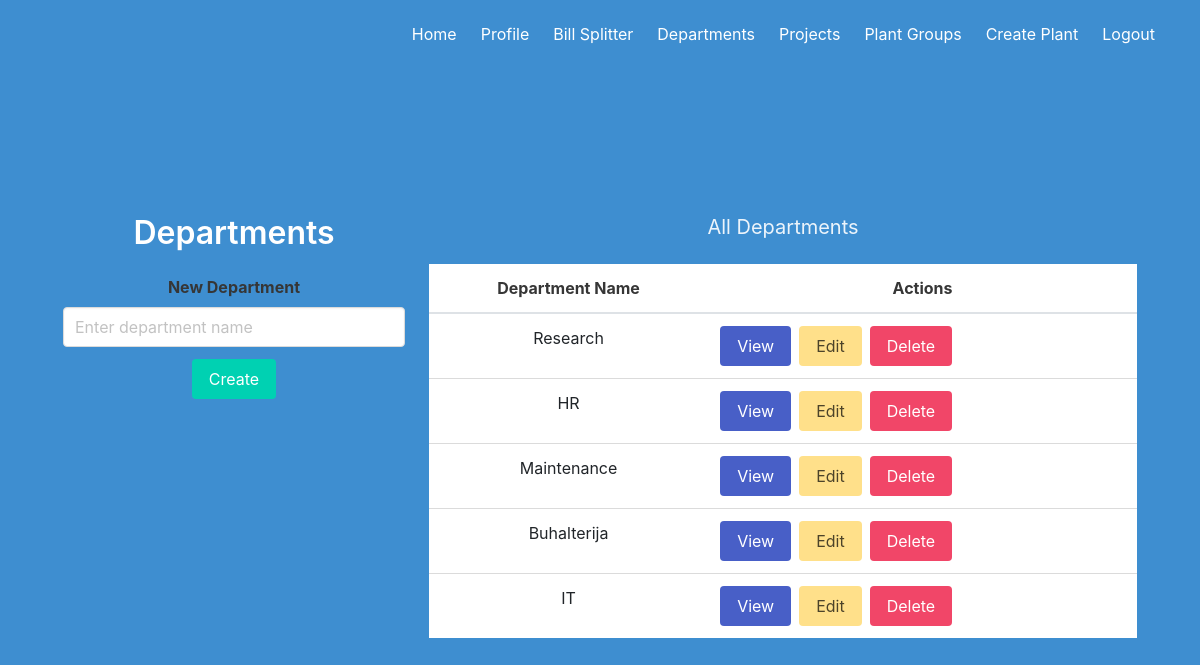
Page /departments/ (signed in) on the committed database.
### project/models.py (models this page shows)
class Departments(db.Model):
    __tablename__ = 'departments'
    id = Column(Integer, primary_key=True)
    department_name = Column(String(255), nullable=False, unique=True)
    projects = relationship("ProjectsDepartmentsIntermediary", back_populates="department", cascade="all, delete-orphan")

### project/departments.py (the view, shortened to what this page needs)
@departments_bp.route('/', methods=['GET', 'POST'])
@jwt_required
@login_required
def list_departments():
    departments = Departments.query.all()
    return render_template('departments.html', departments=departments)

### project/auth.py (called while the page is built)
def jwt_required(func):
    @wraps(func)
    def wrapper(*args, **kwargs):
        token = None
        if 'Authorization' in request.headers:
            parts = request.headers['Authorization'].split()
            if len(parts) == 2 and parts[0] == 'Bearer':
                token = parts[1]
        if not token:
            token = request.cookies.get('jwt_token')
        if not token:
            return Response('Authorization token is missing.', status=401)
        try:
            data = jwt.decode(token, JWT_SECRET_KEY, algorithms=['HS256'])
            current_user = User.query.get(data['user_id'])
        except:
            return Response('Authorization token is invalid.', status=401)
        return func(*args, **kwargs)
    return wrapper

### project/templates/departments.html (shortened to what this page needs)
{% extends 'base.html' %} {% block content %}
<div class="columns">
  <div class="column is-one-third">
    <h1 class="title">Departments</h1>
    <form method="post" action="{{ url_for('departments.list_departments') }}">
      <div class="field">
        <label class="label">New Department</label>
        <div class="control">
          <input
            class="input"
            type="text"
            name="department_name"
            placeholder="Enter department name"
          />
        </div>
      </div>
      <div class="field">
        <div class="control">
          <button class="button is-primary" type="submit">Create</button>
        </div>
      </div>
    </form>
  </div>
  <div class="column">
    <h2 class="subtitle">All Departments</h2>
    <table class="table">
      <thead>
        <tr>
          <th>Department Name</th>
          <th>Actions</th>
        </tr>
      </thead>
      <tbody>
        {% for department in departments %}
        <tr>
          <td>{{ department.department_name }}</td>
          <td>
            <div class="buttons">
              <a
                href="{{ url_for('departments.department', department_id=department.id) }}"
                class="button is-link"
                >View</a
              >
              <a
                href="{{ url_for('departments.edit_department', department_id=department.id) }}"
                class="button is-warning"
                >Edit</a
              >
              <form
                action="{{ url_for('departments.delete_department', department_id=department.id) }}"
                method="POST"
              >
                <button type="submit" class="button is-danger">Delete</button>
              </form>
            </div>
          </td>
        </tr>
        {% endfor %}
      </tbody>
    </table>
  </div>
</div>
{% endblock %}

### rows in the picture
Departments: department_name "Research"
Departments: department_name "HR"
Departments: department_name "Maintenance"
Departments: department_name "Buhalterija"
Departments: department_name "IT"
